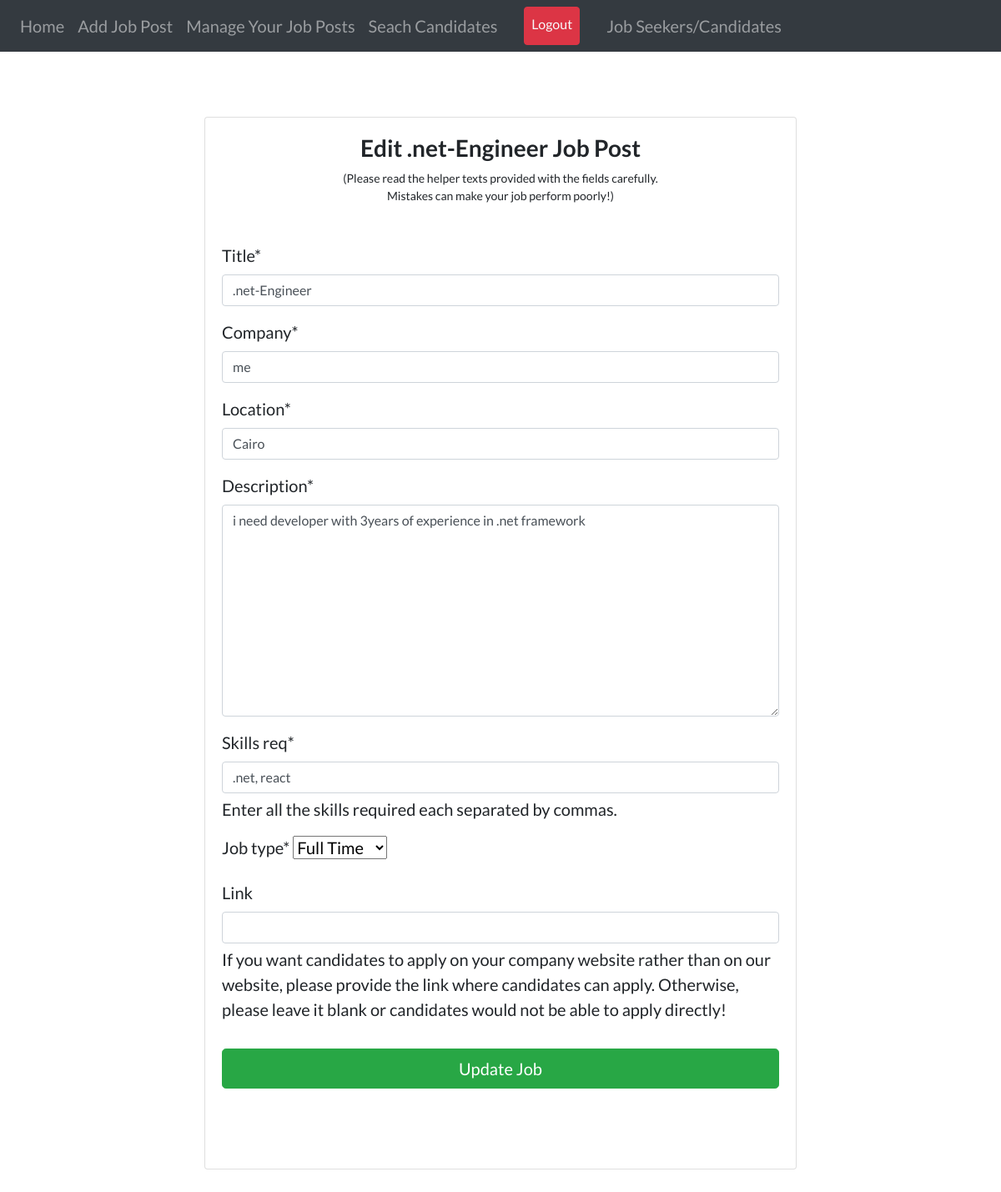
The app's page /hiring/job/net-engineer/edit/ (signed in) with its own data.
### job/models.py (models this page shows, shortened)
class Job(models.Model):
    recruiter = models.ForeignKey(
        User, related_name='jobs', on_delete=models.CASCADE)
    title = models.CharField(max_length=255)
    company = models.CharField(max_length=200)
    location = models.CharField(max_length=255)
    description = models.TextField()
    skills_req = models.CharField(max_length=200)
    job_type = models.CharField(
        max_length=30, choices=CHOICES, default='Full Time', null=True)
    link = models.URLField(null=True, blank=True)
    slug = AutoSlugField(populate_from='title', unique=True, null= True)
    date_posted = models.DateTimeField(default=timezone.now)

### job/views.py (the view)
# urls.py: path('job/<slug>/edit/', views.edit_job, name='edit-job-post'),
@login_required
def edit_job(request, slug):
    user = request.user
    job = get_object_or_404(Job, slug=slug)
    if request.method == "POST":
        form = NewJobForm(request.POST, instance=job)
        if form.is_valid():
            data = form.save(commit=False)
            data.save()
            return redirect('add-job-detail', slug)
    else:
        form = NewJobForm(instance=job)
    context = {
        'form': form,
        'rec_navbar': 1,
        'job': job,
    }
    return render(request, 'recruiters/edit_job.html', context)

### job/forms.py
class NewJobForm(forms.ModelForm):
    class Meta:
        model = Job
        fields = ['title', 'company', 'location',
                  'description', 'skills_req', 'job_type', 'link']
        help_texts = {
            'skills_req': 'Enter all the skills required each separated by commas.',
            'link': 'If you want candidates to apply on your company website rather than on our website, please provide the link where candidates can apply. Otherwise, please leave it blank or candidates would not be able to apply directly!',
        }

### job/templates/recruiters/edit_job.html (shortened to what this page needs)
{% extends "users/layout.html" %} {% load static %} {% load crispy_forms_tags %}
{% block content %} <br />
<div class="container">
  {% if request.user == job.recruiter %}
  <div class="row">
    <div class="col-sm-10 col-md-10 col-lg-8 mx-auto">
      <div class="card card-signin my-5">
        <div class="card-body">
          <h3 class="text-center">
            <b>Edit {{job.title}} Job Post</b>
          </h3>
          <span style="font-size: 14px"
            ><p class="text-center">
              (Please read the helper texts provided with the fields carefully.
              <br />Mistakes can make your job perform poorly!)
            </p></span
          >
          <form class="form-signin" method="POST" enctype="multipart/form-data">
            <fieldset class="form-group">
              <br />
              {{ form|crispy }}
            </fieldset>
            <div class="form-group">
              <button class="btn btn-lg btn-success btn-block" type="submit">
                Update Job</button
              ><br /><br />
            </div>
          </form>
        </div>
      </div>
    </div>
  </div>
  {% endif %}
</div>
{% endblock content %}

### users/templates/users/layout.html (style rules this page uses)
body { font-family: "Lato"; font-size: 20px; }

### records on screen
Job: title ".net-Engineer", company "me", location "Cairo", description "i need developer with 3years of experience in .net framework", skills_req ".net, react", job_type "Full Time"
